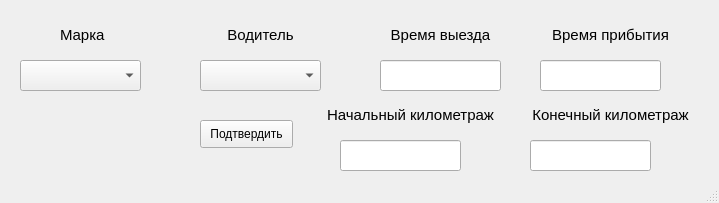
<?xml version="1.0" encoding="UTF-8"?>
<ui version="4.0">
 <class>helper</class>
 <widget class="QMainWindow" name="helper">
  <property name="geometry">
   <rect>
    <x>0</x>
    <y>0</y>
    <width>719</width>
    <height>203</height>
   </rect>
  </property>
  <property name="windowTitle">
   <string>MainWindow</string>
  </property>
  <widget class="QWidget" name="centralwidget">
   <widget class="QLabel" name="label">
    <property name="geometry">
     <rect>
      <x>60</x>
      <y>20</y>
      <width>71</width>
      <height>31</height>
     </rect>
    </property>
    <property name="text">
     <string>&lt;html&gt;&lt;head/&gt;&lt;body&gt;&lt;p&gt;&lt;span style=&quot; font-size:11pt;&quot;&gt;Марка&lt;/span&gt;&lt;/p&gt;&lt;/body&gt;&lt;/html&gt;</string>
    </property>
   </widget>
   <widget class="QLineEdit" name="lineEdit_2">
    <property name="geometry">
     <rect>
      <x>380</x>
      <y>60</y>
      <width>121</width>
      <height>31</height>
     </rect>
    </property>
   </widget>
   <widget class="QLabel" name="label_2">
    <property name="geometry">
     <rect>
      <x>220</x>
      <y>20</y>
      <width>81</width>
      <height>31</height>
     </rect>
    </property>
    <property name="text">
     <string>&lt;html&gt;&lt;head/&gt;&lt;body&gt;&lt;p align=&quot;center&quot;&gt;&lt;span style=&quot; font-size:11pt;&quot;&gt;Водитель&lt;/span&gt;&lt;/p&gt;&lt;/body&gt;&lt;/html&gt;</string>
    </property>
   </widget>
   <widget class="QLabel" name="label_3">
    <property name="geometry">
     <rect>
      <x>370</x>
      <y>20</y>
      <width>141</width>
      <height>31</height>
     </rect>
    </property>
    <property name="text">
     <string>&lt;html&gt;&lt;head/&gt;&lt;body&gt;&lt;p align=&quot;center&quot;&gt;&lt;span style=&quot; font-size:11pt;&quot;&gt;Время выезда&lt;/span&gt;&lt;/p&gt;&lt;/body&gt;&lt;/html&gt;</string>
    </property>
   </widget>
   <widget class="QPushButton" name="pushButton">
    <property name="geometry">
     <rect>
      <x>200</x>
      <y>120</y>
      <width>93</width>
      <height>28</height>
     </rect>
    </property>
    <property name="text">
     <string>Подтвердить</string>
    </property>
   </widget>
   <widget class="QLabel" name="label_4">
    <property name="geometry">
     <rect>
      <x>540</x>
      <y>20</y>
      <width>141</width>
      <height>31</height>
     </rect>
    </property>
    <property name="text">
     <string>&lt;html&gt;&lt;head/&gt;&lt;body&gt;&lt;p align=&quot;center&quot;&gt;&lt;span style=&quot; font-size:11pt;&quot;&gt;Время прибытия&lt;/span&gt;&lt;/p&gt;&lt;/body&gt;&lt;/html&gt;</string>
    </property>
   </widget>
   <widget class="QLineEdit" name="lineEdit_4">
    <property name="geometry">
     <rect>
      <x>540</x>
      <y>60</y>
      <width>121</width>
      <height>31</height>
     </rect>
    </property>
   </widget>
   <widget class="QComboBox" name="comboBox">
    <property name="geometry">
     <rect>
      <x>200</x>
      <y>60</y>
      <width>121</width>
      <height>31</height>
     </rect>
    </property>
   </widget>
   <widget class="QLineEdit" name="lineEdit_5">
    <property name="geometry">
     <rect>
      <x>530</x>
      <y>140</y>
      <width>121</width>
      <height>31</height>
     </rect>
    </property>
   </widget>
   <widget class="QLabel" name="label_6">
    <property name="geometry">
     <rect>
      <x>510</x>
      <y>100</y>
      <width>201</width>
      <height>31</height>
     </rect>
    </property>
    <property name="text">
     <string>&lt;html&gt;&lt;head/&gt;&lt;body&gt;&lt;p align=&quot;center&quot;&gt;&lt;span style=&quot; font-size:11pt;&quot;&gt;Конечный километраж&lt;/span&gt;&lt;/p&gt;&lt;/body&gt;&lt;/html&gt;</string>
    </property>
   </widget>
   <widget class="QLabel" name="label_7">
    <property name="geometry">
     <rect>
      <x>310</x>
      <y>100</y>
      <width>201</width>
      <height>31</height>
     </rect>
    </property>
    <property name="text">
     <string>&lt;html&gt;&lt;head/&gt;&lt;body&gt;&lt;p align=&quot;center&quot;&gt;&lt;span style=&quot; font-size:11pt;&quot;&gt;Начальный километраж&lt;/span&gt;&lt;/p&gt;&lt;/body&gt;&lt;/html&gt;</string>
    </property>
   </widget>
   <widget class="QLineEdit" name="lineEdit_6">
    <property name="geometry">
     <rect>
      <x>340</x>
      <y>140</y>
      <width>121</width>
      <height>31</height>
     </rect>
    </property>
   </widget>
   <widget class="QComboBox" name="comboBox_2">
    <property name="geometry">
     <rect>
      <x>20</x>
      <y>60</y>
      <width>121</width>
      <height>31</height>
     </rect>
    </property>
   </widget>
  </widget>
  <widget class="QStatusBar" name="statusbar"/>
 </widget>
 <resources/>
 <connections/>
</ui>
